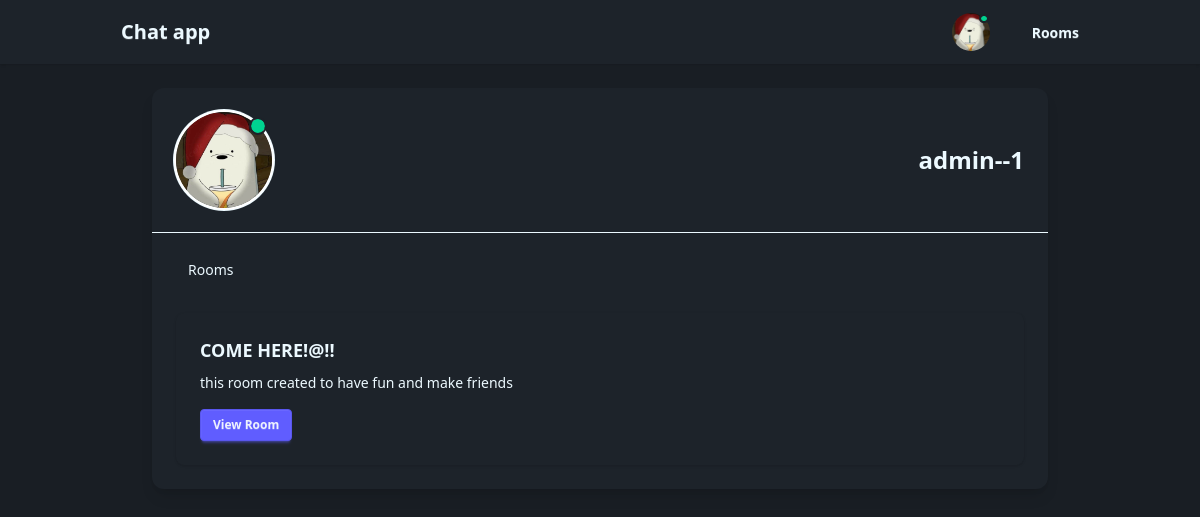
The app's page /user/4 (signed in) with its own data.
### chat/models.py (models this page shows, shortened)
class UserProfile(AbstractUser):
    email = models.EmailField(unique=True , blank=False , null=False)
    profile = models.ImageField(upload_to=uuid_upload_to , default = 'defaults/default-img.png' , validators=[FileExtensionValidator(allowed_extensions=['jpg', 'jpeg', 'png', 'gif'])])
    is_online = models.BooleanField(default=False)

class Room(models.Model):
    room_name = models.CharField(max_length=100)
    room_description = models.CharField(max_length=300)
    room_author = models.ForeignKey(UserProfile , on_delete=models.CASCADE , related_name="rooms")
    created_at = models.DateTimeField(auto_now_add=True)
    class Meta:
        unique_together = ['room_name' , 'room_author']

### chat/views/users.py (the view)
# urls.py: path('user/<int:user_id>' , users.UserProfileDetailView.as_view() , name="profile-detail"),
class UserProfileDetailView(LoginRequiredMixin , DetailView):
    model = UserProfile
    template_name = "registration/user_profile.html"
    pk_url_kwarg = "user_id"

### chat/custom_contexts.py (called while the page is built)
def globals(request):
    return {
        "app_name" : "ChatApp"
    }

### chat/templates/registration/user_profile.html
{% extends "base.html" %}
{% load static %}
{% block content %}
    <div class="min-h-screen bg-base-200 py-6 px-4">
        <div class="max-w-4xl mx-auto bg-base-100 rounded-xl shadow-lg">
            <div class="flex flex-col sm:flex-row items-center sm:justify-between gap-4 border-b p-6">
                <div class="avatar {% if object.is_online %} avatar-online {% endif %}">
                    <div class="w-24 rounded-full ring ring-primary ring-offset-base-100 ring-offset-2">
                    <img src="{{ object.profile.url }}" alt="{{ object.username }}">
                    </div>
                </div>
                <h2 class="text-2xl font-bold">{{ object.username }}</h2>
                </div>
                <div role="tablist" class="tabs tabs-bordered px-6 pt-4">
                <a role="tab" class="tab tab-active" aria-selected="true">Rooms</a>
            </div>
            <div class="p-6 space-y-4">
                {% for room in object.rooms.all %}
                    {% if room.room_author == object %}
                        <div class="card bg-base-100 shadow">
                        <div class="card-body">
                            <h3 class="card-title">{{ room.room_name }}</h3>
                            <p>{{ room.room_description|truncatechars:150|default:"No description." }}</p>
                            <a href="{% url 'room-detail' room.id %}" class="btn btn-sm btn-primary w-max mt-2">View Room</a>
                        </div>
                        </div>
                    {% endif %}
                {% empty %}
                    <p class="text-gray-500">This user hasn't created any rooms yet.</p>
                {% endfor %}
            </div>
        </div>
    </div>
{% endblock %}

### chat/templates/partials/navbar.html (shortened to what this page needs)
<div class="navbar bg-base-100 shadow-sm">
    <div class="container mx-auto flex justify-between items-center px-4">
        <a class="btn btn-ghost text-xl normal-case" href="{% url 'index' %}">Chat app</a>
        <div class="flex items-center gap-6">
            <div class="dropdown dropdown-end">
                {% if request.user.is_authenticated %}
                    <label tabindex="0" class="btn btn-ghost btn-circle avatar {% if request.user.is_online == True %}avatar-online{% else %}avatar-offline{% endif %}">
                        <div class="w-10 rounded-full">
                        <img src="{{ request.user.profile.url }}" alt="Profile" />
                        </div>
                    </label>
                {% endif %}
            </div>
            {% if request.user.is_authenticated %}
                <div class="dropdown dropdown-end">
                    <label tabindex="0" class="btn btn-ghost">
                        Rooms
                    </label>
                </div>
            {% endif %}
        </div>
    </div>
</div>

### records on screen
UserProfile: user.profile (picture), profile (picture), username "admin--1"
Room: room_name "COME HERE!@!!", room_description "this room created to have fun and make friends"
